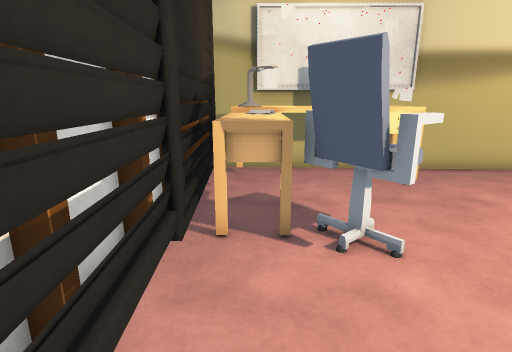
[1] (above)

12 first-person views from a walk through a Unity game level. The camera is 1.2 m above the floor, tilts 14° down and sees 80° across. The floor is counted in squares, 0.5 m on a side. Each view is taken from the middle of a square. On the plan, view 1 faces up. The plan holds only what a view shows up to about 19 squares ahead; the rest is blank. The player character is not drawn. Some surface patterns are stand-ins.

[2]
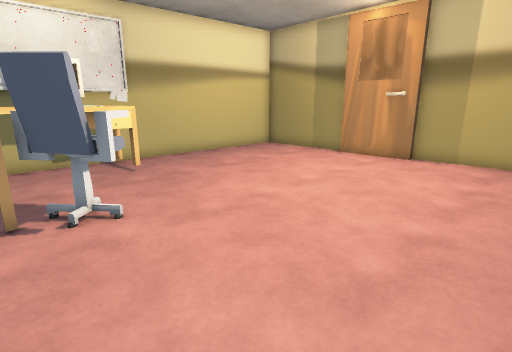

[3]
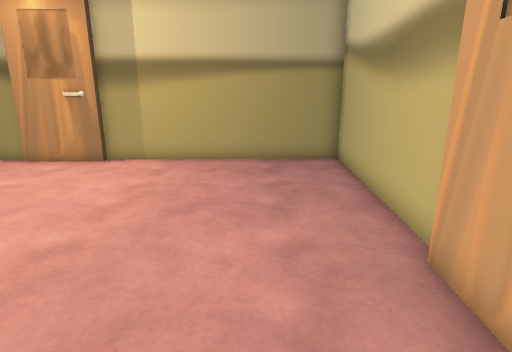

[4]
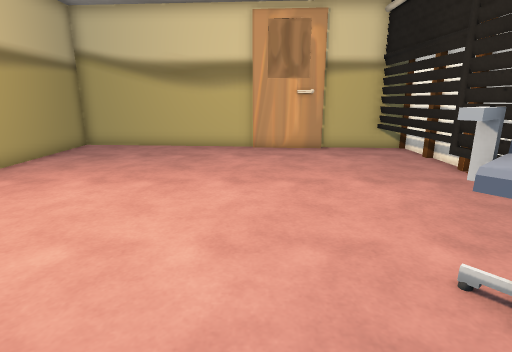

[5]
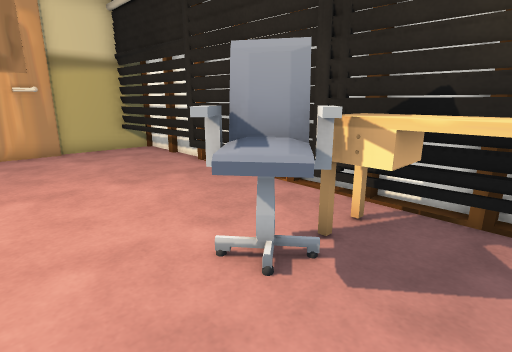

[6]
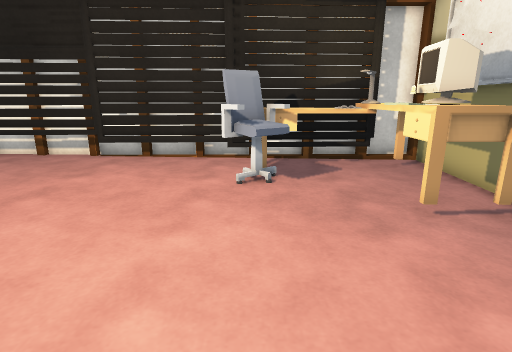

[7]
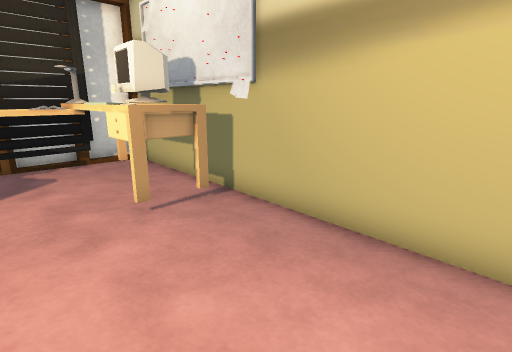

[8]
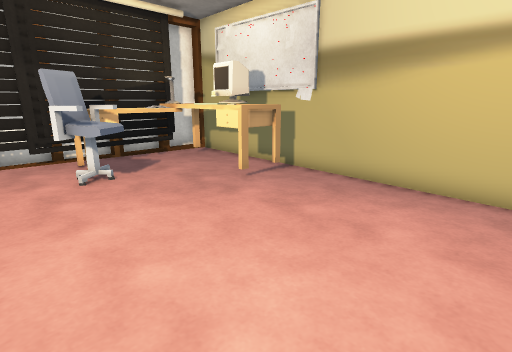

[9]
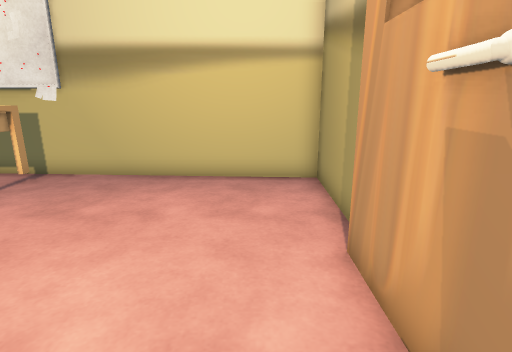

[10]
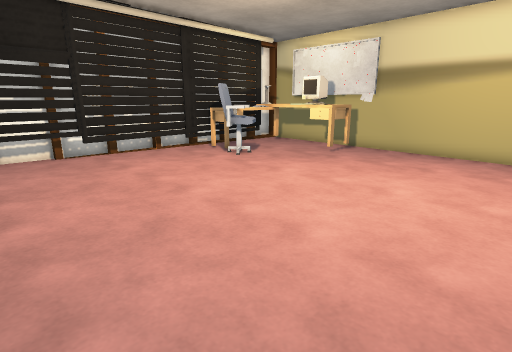

[11]
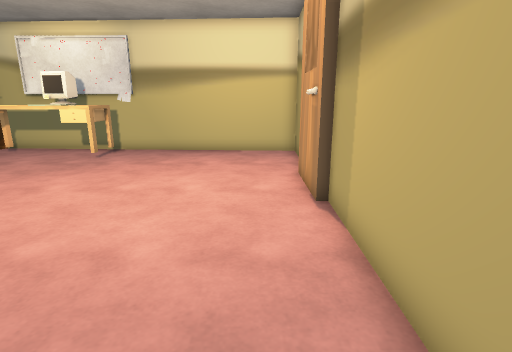

[12]
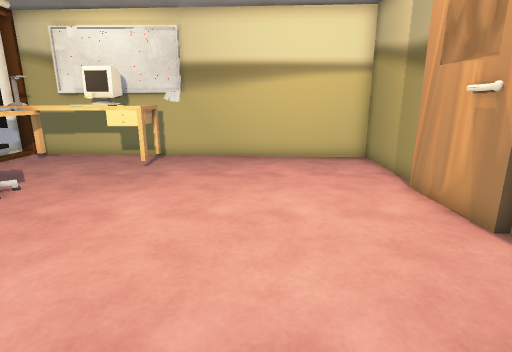

### Floor plan
Points are (right, up) in squares from view 1. A wall is a line through its corners. A room is listed if a view was taken in it or the views show most of it. See-through windows are left out.
Room 1 (views 1, 2, 3, 4, 5, 6, 7, 8, 9, 10, 11, 12)
walls: (13.5, 2.4) (13.5, 5.7); (13.9, 5.7) (14, 10.9) (-2.3, 11.8); (-1.8, 2.9) (-1.8, 2.4); (5.1, -6.9) (13.6, -7.4) (13.8, 2.4); (0.4, 8.5) (-0.3, 9); (-1.8, 5.1) (-1.8, 4.6); (2.4, -6.2) (3.2, -6.3); (1.8, -6.3) (5.3, -6.6); (-0.1, 9.2) (0.6, 8.7); (-1.8, 7.5) (-1.8, 7); (-1.8, -3.9) (-1.8, -4.4); (-1.3, 9.5) (-0.7, -6.6); (-2, -6.4) (1.8, -6.6)
objects: desk (-1, 5) to (1, 11); other object (0, 8); other object (1, 4) to (3, 6); monitor (2, 9) to (3, 10); desk (4, 9) to (5, 10); other object (5, 11)

Positions as (right, up) in squares from view 1, and headings:
1: (0, 0), facing up
2: (0, -2), facing up-right
3: (1, -4), facing right
4: (5, 8), facing down
5: (5, 8), facing down-left
6: (11, 5), facing left
7: (11, 6), facing up-left
8: (12, 2), facing up-left
9: (12, 1), facing up
10: (13, -5), facing up-left
11: (12, -5), facing up
12: (9, -3), facing up
